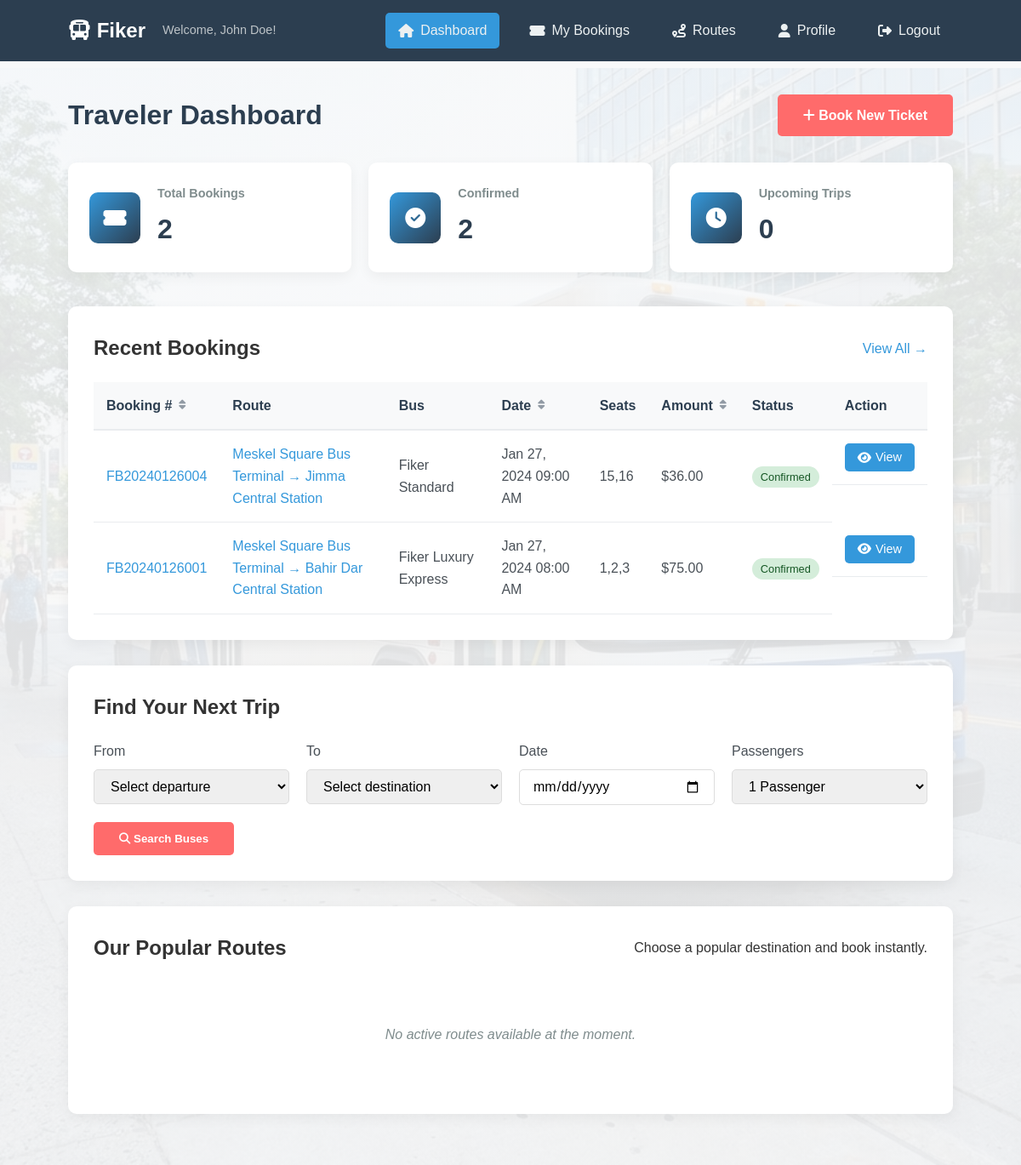
The app's page /dashboard/traveler.php (signed in) with its own data.
### tables this page shows
CREATE TABLE `users` (
  `id` int(11) NOT NULL,
  `username` varchar(50) NOT NULL,
  `email` varchar(100) NOT NULL,
  `password` varchar(255) NOT NULL,
  `full_name` varchar(100) NOT NULL,
  `phone` varchar(20) DEFAULT NULL,
  `user_type` enum('traveler','admin') DEFAULT 'traveler',
  `created_at` timestamp NOT NULL DEFAULT current_timestamp()
);

CREATE TABLE `bookings` (
  `id` int(11) NOT NULL,
  `booking_number` varchar(20) NOT NULL,
  `user_id` int(11) NOT NULL,
  `schedule_id` int(11) NOT NULL,
  `seat_numbers` varchar(100) NOT NULL,
  `total_amount` decimal(10,2) NOT NULL,
  `booking_date` timestamp NOT NULL DEFAULT current_timestamp(),
  `status` enum('pending','confirmed','cancelled') DEFAULT 'pending',
  `payment_status` enum('pending','paid','failed') DEFAULT 'pending'
);

CREATE TABLE `bus_stations` (
  `id` int(11) NOT NULL,
  `station_name` varchar(100) NOT NULL,
  `city` varchar(100) NOT NULL,
  `address` text DEFAULT NULL,
  `contact_phone` varchar(20) DEFAULT NULL
);

CREATE TABLE `buses` (
  `id` int(11) NOT NULL,
  `bus_number` varchar(20) NOT NULL,
  `bus_name` varchar(100) NOT NULL,
  `total_seats` int(11) DEFAULT 40,
  `amenities` text DEFAULT NULL,
  `image_url` varchar(255) DEFAULT NULL
);

CREATE TABLE `bus_schedules` (
  `id` int(11) NOT NULL,
  `bus_id` int(11) NOT NULL,
  `departure_station_id` int(11) NOT NULL,
  `arrival_station_id` int(11) NOT NULL,
  `departure_time` datetime NOT NULL,
  `arrival_time` datetime NOT NULL,
  `price` decimal(10,2) NOT NULL,
  `available_seats` int(11) NOT NULL
);

### dashboard/traveler.php (the view, shortened to what this page needs)
<?php
include '../php/config.php';
$user_id = $_SESSION['user_id'];
$sql = "SELECT * FROM users WHERE id = ?";
$stmt = $conn->prepare($sql);
$stmt->bind_param("i", $user_id);
$stmt->execute();
$user_result = $stmt->get_result();
$user = $user_result->fetch_assoc();
$sort = isset($_GET['sort']) ? $_GET['sort'] : 'booking_date';
$order = isset($_GET['order']) ? $_GET['order'] : 'DESC';
$new_order = ($order == 'ASC') ? 'DESC' : 'ASC';
$bookings_sql = "SELECT b.*, bs.departure_time, bs.arrival_time, bs.price,
                dep.station_name as departure_station, arr.station_name as arrival_station,
                bus.bus_name, bus.bus_number
                FROM bookings b
                JOIN bus_schedules bs ON b.schedule_id = bs.id
                JOIN bus_stations dep ON bs.departure_station_id = dep.id
                JOIN bus_stations arr ON bs.arrival_station_id = arr.id
                JOIN buses bus ON bs.bus_id = bus.id
                WHERE b.user_id = ?
                ORDER BY $sort $order LIMIT 5";
$stmt = $conn->prepare($bookings_sql);
$stmt->bind_param("i", $user_id);
$stmt->execute();
$bookings_result = $stmt->get_result();
$popular_routes = [];
?>
<!DOCTYPE html>
<html lang="en">
<head>
    <link rel="stylesheet" href="../css/style.css">
    <link rel="stylesheet" href="../css/dashboard.css">
    <link rel="stylesheet" href="https://cdnjs.cloudflare.com/ajax/libs/font-awesome/6.4.0/css/all.min.css">
</head>
<body>
    <nav class="dashboard-nav">
        <div class="container">
            <div class="nav-brand">
                <h2><i class="fas fa-bus"></i> Fiker</h2>
                <span class="user-welcome">Welcome, <?php echo htmlspecialchars($user['full_name']); ?>!</span>
            </div>
            <div class="nav-menu">
                <a href="traveler.php" class="active"><i class="fas fa-home"></i> Dashboard</a>
                <a href="bookings.php"><i class="fas fa-ticket-alt"></i> My Bookings</a>
                <a href="#routes"><i class="fas fa-route"></i> Routes</a>
                <a href="profile.php"><i class="fas fa-user"></i> Profile</a>
                <a href="../php/auth.php?action=logout"><i class="fas fa-sign-out-alt"></i> Logout</a>
            </div>
        </div>
    </nav>
    <div class="dashboard-container">
        <div class="container">
            <div class="dashboard-header">
                <h1>Traveler Dashboard</h1>
                <a href="../php/booking.php" class="btn-primary">
                    <i class="fas fa-plus"></i> Book New Ticket
                </a>
            </div>
            <div class="quick-stats">
                <a href="bookings.php" class="stat-card">
                    <div class="stat-icon">
                        <i class="fas fa-ticket-alt"></i>
                    </div>
                    <div class="stat-info">
                        <h3>Total Bookings</h3>
                        <?php
                        $total_sql = "SELECT COUNT(*) as total FROM bookings WHERE user_id = ?";
                        $stmt = $conn->prepare($total_sql);
                        $stmt->bind_param("i", $user_id);
                        $stmt->execute();
                        $total_result = $stmt->get_result();
                        $total = $total_result->fetch_assoc();
                        ?>
                        <p class="stat-number"><?php echo $total['total']; ?></p>
                    </div>
                </a>
                <a href="bookings.php" class="stat-card">
                    <div class="stat-icon">
                        <i class="fas fa-check-circle"></i>
                    </div>
                    <div class="stat-info">
                        <h3>Confirmed</h3>
                        <?php
                        $confirmed_sql = "SELECT COUNT(*) as confirmed FROM bookings WHERE user_id = ? AND status = 'confirmed'";
                        $stmt = $conn->prepare($confirmed_sql);
                        $stmt->bind_param("i", $user_id);
                        $stmt->execute();
                        $confirmed_result = $stmt->get_result();
                        $confirmed = $confirmed_result->fetch_assoc();
                        ?>
                        <p class="stat-number"><?php echo $confirmed['confirmed']; ?></p>
                    </div>
                </a>
                <a href="bookings.php" class="stat-card">
                    <div class="stat-icon">
                        <i class="fas fa-clock"></i>
                    </div>
                    <div class="stat-info">
                        <h3>Upcoming Trips</h3>
                        <?php
                        $upcoming_sql = "SELECT COUNT(*) as upcoming FROM bookings b
                                        JOIN bus_schedules bs ON b.schedule_id = bs.id
                                        WHERE b.user_id = ? AND b.status = 'confirmed'
                                        AND bs.departure_time > NOW()";
                        $stmt = $conn->prepare($upcoming_sql);
                        $stmt->bind_param("i", $user_id);
                        $stmt->execute();
                        $upcoming_result = $stmt->get_result();
                        $upcoming = $upcoming_result->fetch_assoc();
                        ?>
                        <p class="stat-number"><?php echo $upcoming['upcoming']; ?></p>
                    </div>
                </a>
            </div>
            <div class="dashboard-section">
                <div class="section-header">
                    <h2>Recent Bookings</h2>
                    <a href="bookings.php" class="btn-view-all">View All →</a>
                </div>
                <div class="bookings-table">
                    <?php if ($bookings_result->num_rows > 0): ?>
                        <table>
                            <thead>
                                <tr>
                                    <th><a href="?sort=booking_number&order=<?php echo $new_order; ?>">Booking # <i class="fas fa-sort"></i></a></th>
                                    <th>Route</th>
                                    <th>Bus</th>
                                    <th><a href="?sort=departure_time&order=<?php echo $new_order; ?>">Date <i class="fas fa-sort"></i></a></th>
                                    <th>Seats</th>
                                    <th><a href="?sort=total_amount&order=<?php echo $new_order; ?>">Amount <i class="fas fa-sort"></i></a></th>
                                    <th>Status</th>
                                    <th>Action</th>
                                </tr>
                            </thead>
                            <tbody>
                                <?php while ($booking = $bookings_result->fetch_assoc()): ?>
                                    <tr>
                                        <td><a href="../php/booking.php?step=ticket&id=<?php echo $booking['id']; ?>" class="booking-link"><?php echo $booking['booking_number']; ?></a></td>
                                        <td><a href="../php/booking.php?step=ticket&id=<?php echo $booking['id']; ?>" class="booking-link"><?php echo $booking['departure_station'] . ' → ' . $booking['arrival_station']; ?></a></td>
                                        <td><?php echo $booking['bus_name']; ?></td>
                                        <td><?php echo date('M d, Y h:i A', strtotime($booking['departure_time'])); ?></td>
                                        <td><?php echo $booking['seat_numbers']; ?></td>
                                        <td>$<?php echo number_format($booking['total_amount'], 2); ?></td>
                                        <td>
                                            <span class="status-badge status-<?php echo $booking['status']; ?>">
                                                <?php echo ucfirst($booking['status']); ?>
                                            </span>
                                        </td>
                                        <td class="action-buttons">
                                            <a href="../php/booking.php?step=ticket&id=<?php echo $booking['id']; ?>" class="btn-view" title="View Ticket">
                                                <i class="fas fa-eye"></i> View
                                            </a>
                                        </td>
                                    </tr>
                                <?php endwhile; ?>
                            </tbody>
                        </table>
                    <?php endif; ?>
                </div>
            </div>
            <div class="dashboard-section">
                <h2>Find Your Next Trip</h2>
                <div class="quick-search">
                    <form action="../php/booking.php" method="GET">
                        <div class="search-row">
                            <div class="form-group">
                                <label for="from">From</label>
                                <select id="from" name="from" required>
                                    <option value="">Select departure</option>
                                </select>
                            </div>
                            <div class="form-group">
                                <label for="to">To</label>
                                <select id="to" name="to" required>
                                    <option value="">Select destination</option>
                                </select>
                            </div>
                            <div class="form-group">
                                <label for="date">Date</label>
                                <input type="date" id="date" name="date" required>
                            </div>
                            <div class="form-group">
                                <label for="passengers">Passengers</label>
                                <select id="passengers" name="passengers">
                                    <option value="1">1 Passenger</option>
                                </select>
                            </div>
                        </div>
                        <button type="submit" class="btn-primary">
                            <i class="fas fa-search"></i> Search Buses
                        </button>
                    </form>
                </div>
            </div>
            <div class="dashboard-section" id="routes">
                <div class="section-header">
                    <h2>Our Popular Routes</h2>
                    <p>Choose a popular destination and book instantly.</p>
                </div>
                <div class="routes-grid">
                    <?php if (count($popular_routes) > 0): ?>
                        <?php foreach ($popular_routes as $route): ?>
                            <div class="route-card" style="margin-bottom: 20px;">
                                <div class="route-header">
                                    <div class="city-info">
                                        <h3><?php echo $route['from_city']; ?></h3>
                                        <p><?php echo $route['from_station']; ?></p>
                                    </div>
                                    <div class="route-arrow">
                                        <i class="fas fa-long-arrow-alt-right"></i>
                                    </div>
                                    <div class="city-info">
                                        <h3><?php echo $route['to_city']; ?></h3>
                                        <p><?php echo $route['to_station']; ?></p>
                                    </div>
                                </div>
                                <div class="route-footer">
                                    <div class="price-tag">
                                        <span>Starting from</span>
                                        <p>$<?php echo number_format($route['min_price'], 2); ?></p>
                                    </div>
                                    <a href="../php/booking.php?from=<?php echo $route['departure_station_id']; ?>&to=<?php echo $route['arrival_station_id']; ?>&date=<?php echo date('Y-m-d'); ?>" class="btn-book">
                                        Book Now
                                    </a>
                                </div>
                            </div>
                        <?php endforeach; ?>
                    <?php else: ?>
                        <p class="no-routes">No active routes available at the moment.</p>
                    <?php endif; ?>
                </div>
            </div>
        </div>
    </div>
</body>
</html>

### records on screen
users: full_name "John Doe"
bookings: booking_number "FB20240126004", bus_stations.station_name "Meskel Square Bus Terminal", bus_stations.station_name "Jimma Central Station", buses.bus_name "Fiker Standard", schedule.departure_time "Jan 27, 2024 09:00 AM", seat_numbers "15,16", total_amount "36.00", status "Confirmed"
bookings: booking_number "FB20240126001", bus_stations.station_name "Meskel Square Bus Terminal", bus_stations.station_name "Bahir Dar Central Station", buses.bus_name "Fiker Luxury Express", schedule.departure_time "Jan 27, 2024 08:00 AM", seat_numbers "1,2,3", total_amount "75.00", status "Confirmed"

### other values on screen
$total['total'] "2"
$confirmed['confirmed'] "2"
$upcoming['upcoming'] "0"
